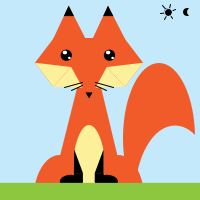
Frame 1 (no input)
Frame 60 (the mouse pressed at the canvas centre just before this capture): identical to frame 1, image omitted
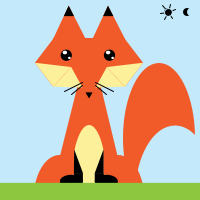
Frame 120 (the mouse held since frame 60 and released just before this capture)

The Processing sketch that drew these frames (run headless with seeded random() and noise(); from frame 60 on, the mouse is pressed at the canvas centre):

// Processing sketch: processing_17905
// ── processing_17905.pde


int counter=20;
boolean Day=true;
int reaction=0;
int br=196;
int bg=233;
int bb=251;
int or=241;
int og=90;
int ob=41;
int tr=252;
int tg=240;
int tb=155;
int gr=141;
int gg=198;
int gb=63;

int blueColor = color(br,bg,bb);
int orangeColor = color(or,og,ob);
int tanColor = color(tr,tg,tb);
int greenColor = color(gr,gg,gb);
int darkorangeColor = color(187, 70, 29);
int blackColor = color(0);
int whiteColor = color(255);

void setup() {
  size(200,200);
  smooth();
}

//setup fox
void fox() {
  noStroke();
  fill(blueColor);
  rect(50, 50, 100,100);
//body
  fill(orangeColor);
  triangle(89.36, 38.78, 53.23, 182.9, 124, 182.9);
//tail 
  ellipse(159,138, 72, 150);
  fill(blueColor);
  ellipse(175,196, 80, 141);
//face  
  fill(orangeColor);
  rect(53, 38, 72, 47.91);
  triangle(68.68, 5.65, 53.23, 38.78, 85.6, 38.78);
  fill(blackColor);
  triangle(68.68, 5.65, 63.77, 16.18, 74.05, 16.18);
//ears  
  fill(orangeColor);
  triangle(108, 5.65, 92.55, 38.78, 124.92, 38.78);
  fill(blackColor);
  triangle(108, 5.65, 103.09, 16.18, 113.37, 16.18);  
//cheeks  
  fill(orangeColor);
  triangle(53.23, 38.78, 34.93, 62.74, 53.23, 86.69);
  triangle(124.78, 38.78, 143.08, 62.74, 124.78, 86.69);
  fill(tanColor);
  triangle(34.93, 62.74, 71.21, 67.04, 53.23, 86.69);
  triangle(71.21, 67.04, 53.23, 86.69, 82.5, 87.58);
  triangle(143.08, 62.74, 106.8, 67.04, 124.78, 86.69);
  triangle(95.51, 87.58, 106.8, 67.04, 124.78, 86.69);
//legs  
  fill(orangeColor);
  ellipse(118.23, 200, 52.32, 90);
  ellipse(59.57, 200, 52.32, 90);
//belly  
  fill(tanColor);
  ellipse(89.01, 182.84, 35.24, 115.66); 
  fill(orangeColor);
  rect(68.25, 151.25, 5.86, 23.5);
  rect(103.35, 151.25, 5.86, 23.5);
//feets
  fill(blackColor);
  triangle(74.14, 149.25, 73.9, 173.09, 82.96, 173.09);
  triangle(103.56, 149.25, 94.74, 173.09, 103.56, 173.09);
  rect(73.9, 173.09, 9, 9);
  rect(94.74, 173.09, 9, 9);
  ellipse(71.4, 181.43, 23.12, 13.35);
  ellipse(106.3, 181.43, 23.12, 13.35);
//nose 
  fill(blackColor);
  triangle(85.49, 92.41, 89.06, 98.51, 92.56, 92.38); 
//ground  
  fill(greenColor);
  rect(0, 182.84, 200, 100); 
//eyes  
  if (Day == true){ // for the day time
    fill(blackColor);
    ellipse(66.25, 55.23, 11.25, 11.25);
    ellipse(109.48, 55.23, 11.25, 11.25);
    fill(whiteColor);
    ellipse(64.88, 52.48, 4.5, 3.75);
    ellipse(69.38, 57.89, 2.73, 2.28);
    ellipse(108.11, 52.48, 4.5, 3.75);
    ellipse(112.61, 57.89, 2.73, 2.28);
  } 
  if (Day == false){ // for the night time
  stroke(0);
  strokeWeight(3);
  noFill();
  ellipse(64.84, 51.14, 10.54, 18.1);
  ellipse(113.38, 51.14, 10.54, 18.1);
  noStroke();
  fill(orangeColor);
  rect(53.23, 40.95, 71.55, 8.06);
  }
}

void ears() { // eye folded over
  noStroke();
  fill(blueColor);
  triangle(108.06, 3.77, 100.48, 16.21, 116.24, 16.21);
  fill(darkorangeColor);
  triangle(103.09, 15.95, 108.43, 26.48, 113.38, 15.95);
}

void whiskers() {
  strokeWeight(1);
  stroke(0);
  line(64.84, ((mouseY-150)/30)+92.38, 82.5, 82.77);
  line(71.39, ((mouseY-150)/30)+95.44, 82.5, 85);
  line(95.72, 82.77, 113.38, ((mouseY-150)/30)+92.38);
  line(95.72, 85, 106.83, ((mouseY-150)/30)+95.44);
}

void time() { // time of day

/* my lines for the sun are so complicated because I had them set up to run in a loop; however, I don't know
how to maintain them while the background is being re-drawn*/

   line(8*cos(1)+168, 8*sin(1)+12, 168, 12);
   line(8*cos(2)+168, 8*sin(2)+12, 168, 12);
   line(8*cos(3)+168, 8*sin(3)+12, 168, 12);
   line(8*cos(4)+168, 8*sin(4)+12, 168, 12);
   line(8*cos(5)+168, 8*sin(5)+12, 168, 12);
   line(8*cos(6)+168, 8*sin(6)+12, 168, 12);
   
   stroke(blueColor);
   fill(blackColor);
   ellipse(168, 12,8, 8);
   noStroke();
   ellipse(187, 12, 8, 8);
   fill(blueColor);
   ellipse(191, 12, 8, 8);
   
   if (mouseX > 160 && mouseX < 175 && mouseY > 6 && mouseY < 19 && counter < 20) {
     br = br+10;
     bg = bg+10;
     bb = bb+10;
     or++;
     og++;
     ob++;
     tr++;
     tg++;
     tb++;
     gr++;
     gg++;
     gb++;
     blueColor= color(br,bg,bb);
     orangeColor= color(or,og,ob);
     tanColor = color(tr,tg,tb);
     greenColor = color(gr,gg,gb);
     counter++;
     if (counter == 20 ){
       Day = true;
       println("Morning already?");
       }
     }
     if (mouseX > 180 && mouseX < 190 && mouseY > 6 && mouseY < 19 && counter > 1) {
       br = br-10;
       bg = bg-10;
       bb = bb-10;
       or--;
       og--;
       ob--;
       tr--;
       tg--;
       tb--;
       gr--;
       gg--;
       gb--;
       blueColor= color(br,bg,bb);
       orangeColor= color(or, og, ob);
       tanColor = color(tr,tg,tb);
       greenColor = color(gr,gg,gb);
       counter--;
       if (counter == 1) {
         Day = false;
         println("Good Night!");
       }
     }
   }
    
void draw() {
  frameRate(60);
  background(blueColor);
  fox();
  whiskers();
  time(); 
  }
  
void mousePressed() {
  if (mouseY < 50 && mouseX > 100 && mouseX < 130) {
    frameRate(3);
    if(Day==true){
      ears();
    }
    if(Day==false){
      stroke(0);
      line(59.33, 37.33, 75.33, 47);
      line(119.35, 37.33, 103.35, 47);
      reaction++;
      if (reaction >=3) {
        println("Seriously. You can stop doing that now.");
      }

    }
  }
}
